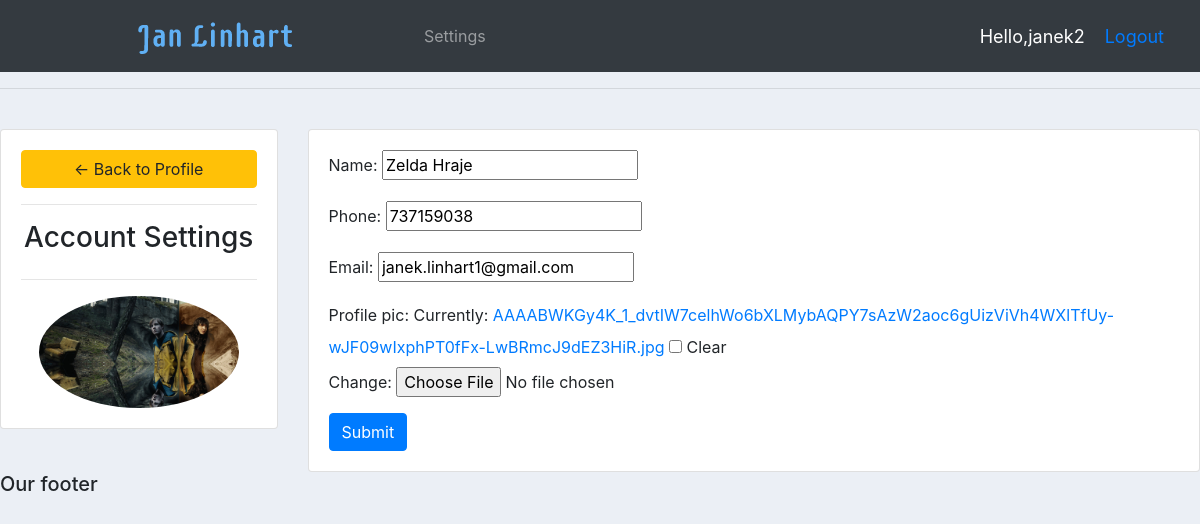
/account/ (signed in), run on the app's committed database.
### accounts/models.py (models this page shows, shortened)
class Customer(models.Model):
	user=models.OneToOneField(User, null=True, blank=True, on_delete=models.CASCADE)
	name=models.CharField(max_length=200, null=True)
	phone=models.CharField(max_length=200, null=True)
	email=models.CharField(max_length=200, null=True)
	profile_pic=models.ImageField(default="profile2.png",null=True,blank=True)

### accounts/decorators.py (the view)
		def wrapper_func(request, *args, **kwargs):
			group = None
			if request.user.groups.exists():
				group = request.user.groups.all()[0].name
			if group in allowed_roles:
				return view_func(request, *args, **kwargs)
			else:
				return HttpResponse('You are not authorized to view this page')

### accounts/forms.py
class CustomerForm(ModelForm):
	class Meta:
		model = Customer
		fields = '__all__'
		exclude = ['user']

### accounts/views.py (called while the page is built)
@login_required(login_url='login')
@allowed_users(allowed_roles=['customer'])
def accountSettings(request):
	customer = request.user.customer
	form = CustomerForm(instance=customer)
	if request.method == 'POST':
		form = CustomerForm(request.POST, request.FILES,instance=customer)
		if form.is_valid():
			form.save()
	context = {'form':form}
	return render(request, 'accounts/account_settings.html', context)

### accounts/templates/accounts/account_settings.html (shortened to what this page needs)
{%  extends 'accounts/main.html' %}
{% load static %}
{% block content %}
<br>
<div class="row">
	<div class="col-md-3">
		<div class="card card-body">
			<a class="btn btn-warning" href="{% url 'home' %}"> &#8592; Back to Profile</a>
			<hr>
			<h3 style="text-align: center">Account Settings</h3>
			<hr>
			<img class="profile-pic" src="{{request.user.customer.profile_pic.url}}" >
		</div>
	</div>
	<div class="col-md-9">
		<div class="card card-body">
			<form method="POST" action="" enctype="multipart/form-data">
				{{form.as_p}}
			<input class="btn btn-primary" type="submit" name="Update Information">
			</form>
		</div>
	</div>
</div>
{% endblock %}

### accounts/templates/accounts/navbar.html (shortened to what this page needs)
{% load static %}
<nav class="navbar navbar-expand-lg navbar-dark bg-dark">
  <img src="{%static 'images/logo2.png'%}">
  <div class="collapse navbar-collapse" id="navbarNav">
    <ul class="navbar-nav">
      {%if request.user.is_staff%}
      <li class="nav-item active">
        <a class="nav-link" href="{%url 'home'%}">Dashboard</a>
      </li>
      <li class="nav-item">
        <a class="nav-link" href="{%url 'products'%}">Products</a>
      </li>
      {% else %}
       <li class="nav-item">
        <a class="nav-link" href="{% url 'account' %}">Settings</a>
      </li>
      {% endif %}
    </ul>
  </div>
<span class="hello-msg">Hello,{{request.user}}</span>
<span class="hello-msg"><a href="{% url 'logout'%}">Logout</a></span>
</nav>

### static/css/main.css (style rules this page uses)
body { background-color: #ebeff5; }

### accounts/templates/accounts/navbar.html (style rules this page uses)
.hello-msg { font-size: 18px; color: #fff; margin-right: 20px; }

### accounts/templates/accounts/account_settings.html (style rules this page uses)
.profile-pic { max-width: 200px; max-height:200px; margin: 0 auto; border-radius: 50%; }

### data on the page
Customer: name "Zelda Hraje", phone "737159038", email "janek.linhart1@gmail.com"

### other printed values
{{ request.user }} "janek2"
